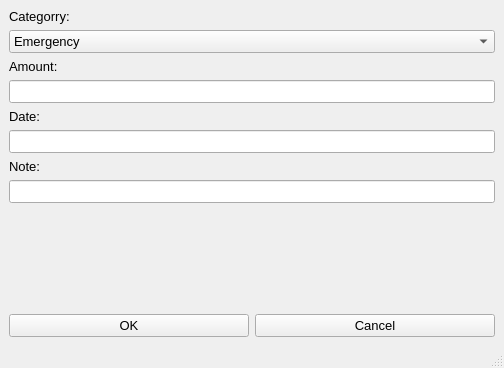
<?xml version="1.0" encoding="UTF-8"?>
<ui version="4.0">
 <class>MainWindow</class>
 <widget class="QMainWindow" name="MainWindow">
  <property name="geometry">
   <rect>
    <x>0</x>
    <y>0</y>
    <width>504</width>
    <height>368</height>
   </rect>
  </property>
  <property name="font">
   <font>
    <pointsize>10</pointsize>
   </font>
  </property>
  <property name="windowTitle">
   <string>MainWindow</string>
  </property>
  <widget class="QWidget" name="centralwidget">
   <layout class="QGridLayout" name="gridLayout">
    <item row="0" column="0">
     <layout class="QVBoxLayout" name="verticalLayout">
      <item>
       <widget class="QLabel" name="label">
        <property name="text">
         <string>Categorry:</string>
        </property>
       </widget>
      </item>
      <item>
       <widget class="QComboBox" name="cbbEmergency">
        <item>
         <property name="text">
          <string>Emergency</string>
         </property>
        </item>
        <item>
         <property name="text">
          <string>Goal</string>
         </property>
        </item>
        <item>
         <property name="text">
          <string>General</string>
         </property>
        </item>
        <item>
         <property name="text">
          <string>Other</string>
         </property>
        </item>
       </widget>
      </item>
      <item>
       <widget class="QLabel" name="label_2">
        <property name="text">
         <string>Amount:</string>
        </property>
       </widget>
      </item>
      <item>
       <widget class="QLineEdit" name="txtAmount"/>
      </item>
      <item>
       <widget class="QLabel" name="label_3">
        <property name="text">
         <string>Date:</string>
        </property>
       </widget>
      </item>
      <item>
       <widget class="QLineEdit" name="txtDate"/>
      </item>
      <item>
       <widget class="QLabel" name="label_4">
        <property name="text">
         <string>Note:</string>
        </property>
       </widget>
      </item>
      <item>
       <widget class="QLineEdit" name="txtNote"/>
      </item>
      <item>
       <spacer name="verticalSpacer">
        <property name="orientation">
         <enum>Qt::Vertical</enum>
        </property>
        <property name="sizeHint" stdset="0">
         <size>
          <width>20</width>
          <height>40</height>
         </size>
        </property>
       </spacer>
      </item>
      <item>
       <layout class="QHBoxLayout" name="horizontalLayout">
        <item>
         <widget class="QPushButton" name="ptnOK">
          <property name="text">
           <string>OK</string>
          </property>
         </widget>
        </item>
        <item>
         <widget class="QPushButton" name="ptnCancel">
          <property name="text">
           <string>Cancel</string>
          </property>
         </widget>
        </item>
       </layout>
      </item>
     </layout>
    </item>
   </layout>
  </widget>
  <widget class="QMenuBar" name="menubar">
   <property name="geometry">
    <rect>
     <x>0</x>
     <y>0</y>
     <width>504</width>
     <height>29</height>
    </rect>
   </property>
  </widget>
  <widget class="QStatusBar" name="statusbar"/>
 </widget>
 <resources/>
 <connections/>
</ui>
